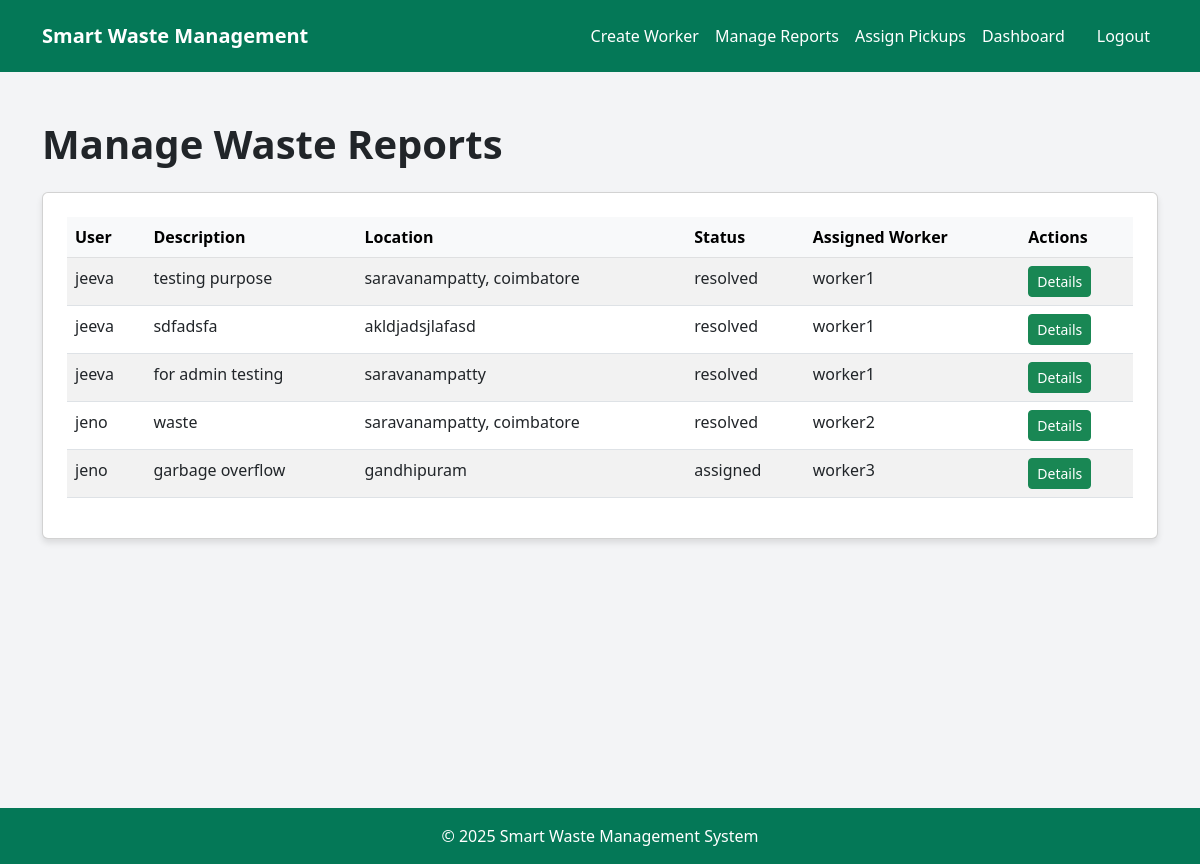
The app's page /admins/manage-report/ (signed in), older data.
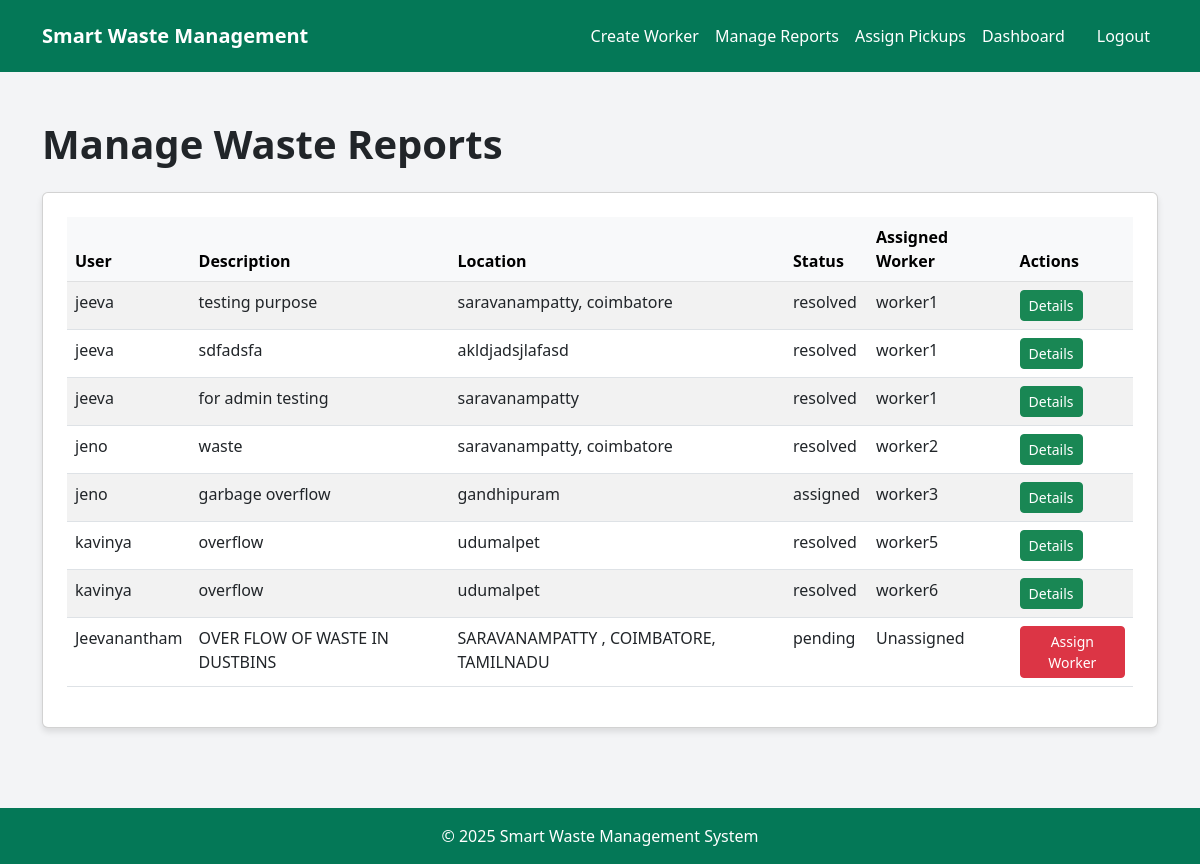
The same page, newer data.
### Users/models.py (models this page shows, shortened)
class WasteReport(models.Model):
    id = models.UUIDField(primary_key=True, default=uuid.uuid4, editable=False)
    user = models.ForeignKey(settings.AUTH_USER_MODEL, on_delete=models.CASCADE, related_name="reports", limit_choices_to={'role': 'publicUser'})
    admin = models.ForeignKey(settings.AUTH_USER_MODEL, on_delete=models.CASCADE, related_name="assigned_reports", limit_choices_to={'role': 'administrator'},null=True,blank=True)
    image = models.ImageField(upload_to='waste_reports/', blank=True, null=True)
    description = models.TextField()
    location = models.CharField(max_length=255)
    status = models.CharField(max_length=20, choices=[
        ('pending', 'Pending'),
        ('assigned', 'Assigned'),
        ('resolved', 'Resolved'),
    ], default='pending')
    assigned_worker = models.ForeignKey(settings.AUTH_USER_MODEL, on_delete=models.SET_NULL, null=True, blank=True, related_name="report_tasks", limit_choices_to={'role': 'worker'})
    created_at = models.DateTimeField(auto_now_add=True)
    updated_at = models.DateTimeField(auto_now=True)

class CustomUser(AbstractUser):
    ROLE_CHOICES = [
        ('publicUser', 'User'),
        ('administrator', 'Administrator'),
        ('worker', 'Worker'),
    ]
    role = models.CharField(max_length=20, choices=ROLE_CHOICES, default='publicUser')
    mobile_number = models.CharField(max_length=15, blank=True, null=True)  # Optional field

### Admins/views.py (the view)
# urls.py: path('manage-report/', views.manage_report, name='manage-report'),
@login_required
def manage_report(request):
    reports = WasteReport.objects.all()
    context={
        "reports":reports
    }
    return render(request, 'Admins/manage-reports.html',context)

### Admins/templates/Admins/manage-reports.html
{% extends 'main.html' %}
{% block content %}
<main>
    <div class="container mt-5">
        <h1 class="text-start fw-bold mb-4">Manage Waste Reports</h1>
        <div class="card p-4">
            <table class="table table-striped">
                <thead class="table-light">
                    <tr>
                        <th>User</th>
                        <th>Description</th>
                        <th>Location</th>
                        <th>Status</th>
                        <th>Assigned Worker</th>
                        <th>Actions</th>
                    </tr>
                </thead>
                <tbody>
                    {% for report in reports %}
                    <tr>
                        <td>{{ report.user.username }}</td>
                        <td>{{ report.description }}</td>
                        <td>{{ report.location }}</td>
                        <td>{{ report.status }}</td>
                        <td>
                            {% if report.assigned_worker %}
                                {{ report.assigned_worker.username }}
                            {% else %}
                                Unassigned
                            {% endif %}
                        </td>
                        {% if report.assigned_worker %}
                        <td>
                            <a href="{% url 'Admins:view-details' report.id %}" class="btn btn-success btn-sm">Details</a>
                        </td>
                        {% else %}
                        <td>
                            <a href="{% url 'Admins:update_report' report.id %}" class="btn btn-danger btn-sm">Assign Worker</a>
                        </td>
                        {% endif %}
                    </tr>
                    {% empty %}
                    <tr>
                        <td colspan="6" class="text-center">No waste reports available.</td>
                    </tr>
                    {% endfor %}
                </tbody>
            </table>
        </div>
    </div>
</main>
{% endblock content %}

### templates/main.html (shortened to what this page needs)
<!DOCTYPE html>
<html lang="en">
<head>
    <link href="https://cdn.jsdelivr.net/npm/bootstrap@5.3.0/dist/css/bootstrap.min.css" rel="stylesheet">
</head>
<body>
    {% include 'navbar.html' %}
        {% block content %}
        {% endblock %}
    <footer class="footer text-center py-3 mt-5">
        <p class="mb-0">© 2025 Smart Waste Management System</p>
    </footer>
</body>
</html>

### templates/navbar.html (shortened to what this page needs)
<header>
    <nav class="navbar navbar-expand-lg px-4 py-3">
        <div class="container">
            <a class="navbar-brand text-white fw-bold" href="{% url 'home' %}">Smart Waste Management</a>
            <div class="collapse navbar-collapse" id="navbarNav">
                <ul class="navbar-nav ms-auto">
                    {% if request.user.is_authenticated %}
                        {% if request.user.role == "administrator" %}
                            <li class="nav-item"><a class="nav-link text-white" href="{% url 'Admins:create-worker' %}">Create Worker</a></li>
                            <li class="nav-item"><a class="nav-link text-white" href="{% url 'Admins:manage-report' %}">Manage Reports</a></li>
                            <li class="nav-item"><a class="nav-link text-white" href="{% url 'Admins:view-pickups' %}">Assign Pickups</a></li>
                            <li class="nav-item"><a class="nav-link text-white" href="{% url 'Admins:admin-dashboard' %}">Dashboard</a></li>
                        {% elif request.user.role == "worker" %}
                        <li class="nav-item"><a class="nav-link text-white" href="{% url 'workers:worker-dashboard' %}">Worker Dashboard</a></li>
                        <li class="nav-item"><a class="nav-link text-white" href="{% url 'workers:completed-tasks' %} ">Completed Tasks</a></li>
                        {% endif %}
                        <li class="nav-item"><a class="nav-link text-white ms-3" href="{% url 'logout' %}">Logout</a></li>
                    {% endif %}
                </ul>
            </div>
        </div>
    </nav>
</header>

### templates/main.html (style rules this page uses)
body { background-color: #f3f4f6; }
.navbar, .footer { background-color: #047857; }
.navbar a, .footer { color: white; }
.card { box-shadow: 0 4px 6px rgba(0, 0, 0, 0.1); }
main { min-height: 80vh; }

Row changes from the older to the newer data that the page shows:
added WasteReport: user.username "kavinya", description "overflow", location "udumalpet", status "resolved", assigned_worker.username "worker5", shows "Details"
added WasteReport: user.username "kavinya", description "overflow", location "udumalpet", status "resolved", assigned_worker.username "worker6", shows "Details"
added WasteReport: user.username "Jeevanantham", description "OVER FLOW OF WASTE IN DUSTBINS", location "SARAVANAMPATTY , COIMBATORE, TAMILNADU", status "pending", shows "Unassigned", shows "Assign Worker"
